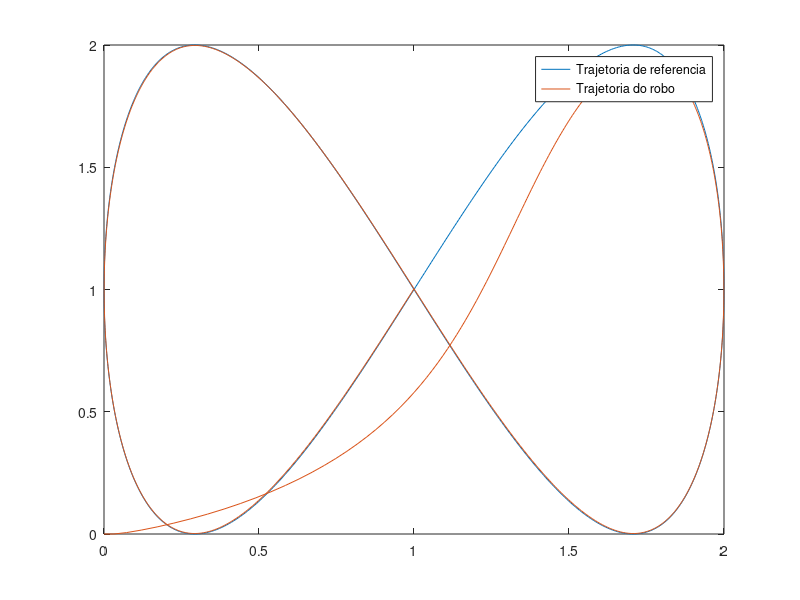

The MATLAB source for this figure:
clear

% Tempo de amostragem
Ts = 0.033;

% Tempo de simulacao
t = 0:Ts:30;

% Trajetoria
ganho = 1;
freq = 2*pi/30;
traj = [1 + ganho*sin(freq*t); 1 + ganho*sin(2*freq*t)];
dtraj = [freq*ganho*cos(freq*t);2*freq*ganho*cos(2*freq*t)];
ddtraj = [-freq^2*ganho*sin(freq*t); -4*freq^2*ganho*sin(2*freq*t)];

% Definicao do sistema
G = [0 1 0 0;
     0 0 0 0;
     0 0 0 1;
     0 0 0 0];

H = [0 0;
     1 0;
     0 0;
     0 1];
 
C = [1;
     1;
     0];
 

% Calculo da matriz de ganho K
poles = [-1, -2, -3, -5];
K = place(G, H, poles);

% Condicao inicial
i_pose = [0, 0, 0];
i_vel = [(traj(1,2) - traj(1,1))/Ts, (traj(2,2) - traj(2,1))/Ts];

% Set das variaveis do primeiro loop
x_pos = i_pose(1);
y_pos = i_pose(2);
theta = i_pose(3);
x_vel = i_vel(1);
y_vel = i_vel(2);

robot_x_pos = [];
robot_y_pos = [];

% Loop de simulacao
for k = 1:length(t)
    robot_x_pos = [robot_x_pos; x_pos];
    robot_y_pos = [robot_y_pos; y_pos];
    
    % Calculo das referencias por loop
    x_pos_ref = traj(1,k);
    y_pos_ref = traj(2,k);
    
    x_vel_ref = dtraj(1,k);
    y_vel_ref = dtraj(2,k);
    
    % x_vel_ref  = (x_pos_ref - x_pos)/Ts;
    % y_vel_ref  = (y_pos_ref - y_pos)/Ts;
    
    % Calculo dos estados (erros)
    z_e = [x_pos_ref - x_pos;
           x_vel_ref - x_vel;
           y_pos_ref - y_pos;
           y_vel_ref - y_vel];
       
    % Calculo das aceleraçoes de referencia
    x_a_ref = ddtraj(1,k);
    y_a_ref = ddtraj(2,k);
    
    %x_a_ref = (x_vel_ref - x_vel)/Ts;
    %y_a_ref = (y_vel_ref - y_vel)/Ts;
    
    % Lei de controle
    mid_u = K*z_e + [x_a_ref; y_a_ref];
    
    % Calculo da matriz F
    v = sqrt((x_vel)^2 + (y_vel)^2);
 
    F = [cos(theta) -v*sin(theta);
         sin(theta) v*cos(theta)];
     
    final_u = F^(-1)*mid_u;
    
    x_vel = v*cos(theta);
    y_vel = v*sin(theta);
    
    % Entrada no robo
    v = final_u(1)*Ts + v; % integra dv
    w = final_u(2);
    robot_input = [v; w];
    robot_cinematic = [cos(theta) 0;
                       sin(theta) 0;
                                0 1];
    dout_robot = robot_cinematic * robot_input;
    
    % "Leitura" dos estados do robô (integrando a saída)
    out_robot = [x_pos + Ts*dout_robot(1);
                 y_pos + Ts*dout_robot(2);
                 theta + Ts*dout_robot(3)];
    
    x_vel = dout_robot(1);
    y_vel = dout_robot(2);
    
    x_pos = out_robot(1);
    y_pos = out_robot(2);
    theta = out_robot(3);
end

plot(traj(1,:), traj(2,:));
hold on
plot(robot_x_pos, robot_y_pos);
hold off
legend("Trajetoria de referencia", "Trajetoria do robo");
